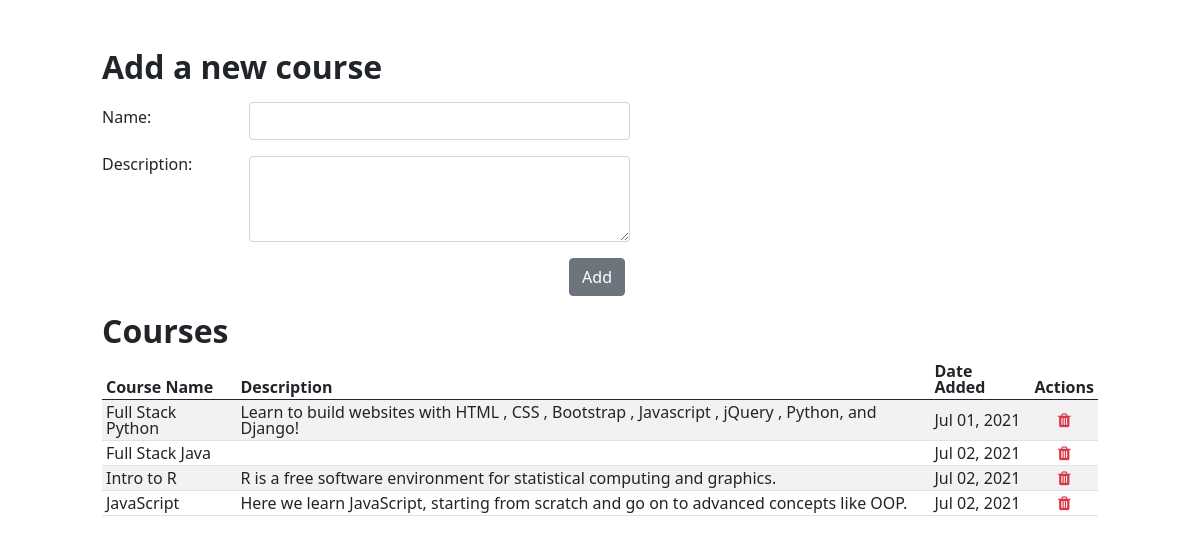
Before: / with the older database file.
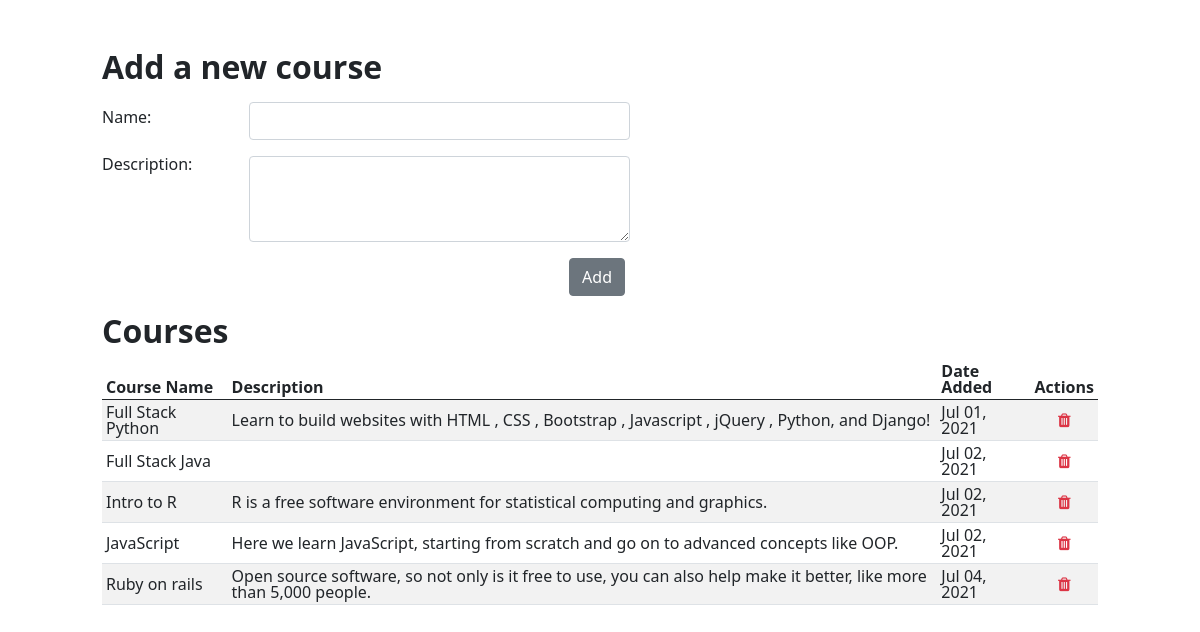
After: the same page with the newer database file.
### cursos_app/models.py (models this page shows, shortened)
class Course(models.Model):
    name = models.CharField(max_length=150)
    description = models.TextField(null=True)
    created_at = models.DateTimeField(auto_now_add=True)
    updated_at = models.DateTimeField(auto_now=True)
    objects = CourseManager()

### cursos_app/views.py (the view, shortened to what this page needs)
# urls.py: path('', views.index),
def index(request):
    courses = Course.objects.all()
    context = {
        'courses': courses
    }
    if request.method == 'GET':
        return render(request, 'index.html', context)

### cursos_app/templates/index.html (shortened to what this page needs)
{% extends "base.html" %}
{% block content %}
<div class="row mx-5 lh-1">
    <div class="col-7 mb-3">
        <h2 class="fw-bold">Add a new course</h2>
        <form class="mt-3" method="POST" action="new_course">
                <div class="col-3 d-inline-block align-middle">
                    <label for="name" class="form-label">Name:</label>
                </div>
                <div class="col-8 d-inline-block align-middle">
                    <input name="name" type="text" class="form-control" id="name">
                </div>
                <div class="col-3 d-inline-block align-top mt-3">
                    <label class="form-label" for="description">Description:</label>
                </div>
                <div class="col-8 d-inline-block align-top mt-3">
                    <textarea name="description" class="form-control" name="description" id="description" cols="30" rows="3"></textarea>
                </div>
                <div class="text-end me-5 mt-3">
                    <button type="submit" class="btn btn-secondary text-center">Add</button>
                </div>
        </form>
    </div>
</div>
<div class="row mx-5 lh-1">
    <h2 class="fw-bold" >Courses</h2>
    <div class="col-12">
        <table class="table table-striped table-sm align-middle">
            <thead>
                <tr>
                    <th scope="col">Course Name</th>
                    <th scope="col">Description</th>
                    <th scope="col">Date Added</th>
                    <th scope="col">Actions</th>
                </tr>
            </thead>
            <tbody>
                {% for course in courses %}
                <tr>
                    <td>
                        {{course.name}}
                    </td>
                    <td>
                        {{course.description}}
                    </td>
                    <td>
                        {{course.created_at|date:'M d, Y'}}
                    </td>
                    <td>
                        <div class="text-center">
                            <a href="courses/destroy/{{course.id}}"><i class="fa fa-trash text-danger"></i></a>
                        </div>
                    </td>
                </tr>
                {% endfor %}
            </tbody>
        </table>
    </div>
</div>
{% endblock %}

### cursos_app/templates/base.html (shortened to what this page needs)
<!DOCTYPE html>
<html lang="en">
<head>
    <link rel="stylesheet" href="https://cdn.jsdelivr.net/npm/bootstrap-icons@1.5.0/font/bootstrap-icons.css">
    <link href="https://cdn.jsdelivr.net/npm/bootstrap@5.0.1/dist/css/bootstrap.min.css" rel="stylesheet">
    <link rel="stylesheet" href="https://cdnjs.cloudflare.com/ajax/libs/toastr.js/latest/toastr.min.css">
    {% load static %}
    <link rel="stylesheet" href="{% static 'css/style.css' %}">
    <link rel="stylesheet" href="{% static 'css/font-awesome.min.css' %}">
</head>
<body>
    <div class="container mt-5">
        {% block content %}
        {% endblock %}
    </div>
</body>
</html>

Changed rows visible on the page:
added Course: name "Ruby on rails", description "Open source software, so not only is it free to use, you can also help make it better, like more than 5,000 people.", created_at "Jul 04, 2021"
